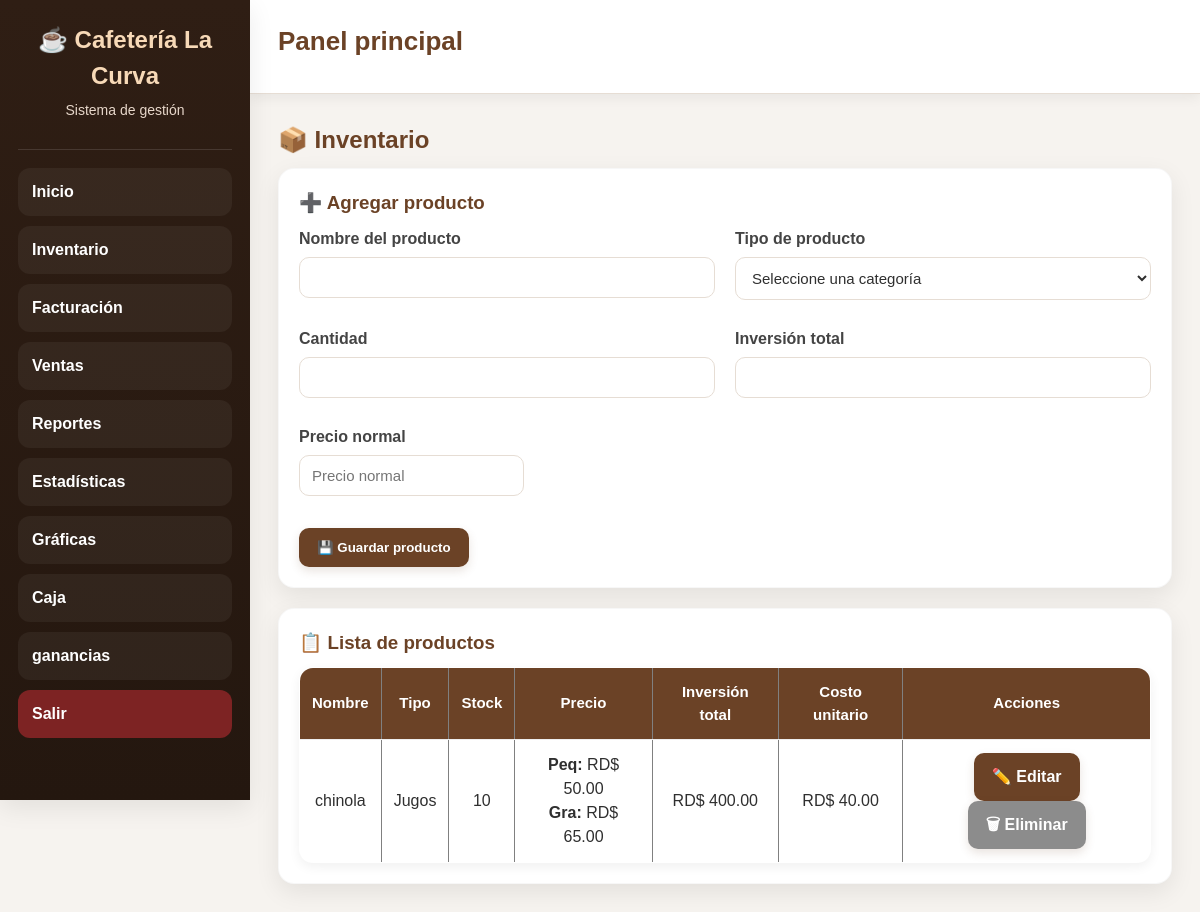
Page /productos (signed in) on the committed database.
### tables this page shows
CREATE TABLE productos(
            id INTEGER PRIMARY KEY AUTOINCREMENT,
            nombre TEXT UNIQUE,
            precio REAL DEFAULT 0,
            stock INTEGER DEFAULT 0,
            tipo TEXT DEFAULT 'General',
            precio_pequeno REAL DEFAULT 0,
            precio_grande REAL DEFAULT 0,
            inversion_total REAL DEFAULT 0,
            costo_unitario REAL DEFAULT 0
        );

### app.py (the view, shortened to what this page needs)
@app.route("/productos", methods=["GET", "POST"])
def productos():
    if "usuario" not in session:
        return redirect("/")
    conn = None
    mensaje = None
    tipo_mensaje = None
    try:
        conn = conectar_seguro()
        c = conn.cursor()
        ok = request.args.get("ok")
        error = request.args.get("error")
        if ok == "guardado":
            mensaje = "Producto agregado correctamente."
            tipo_mensaje = "ok"
        elif ok == "actualizado":
            mensaje = "El producto ya existía. Se actualizó y se sumó el stock."
            tipo_mensaje = "info"
        elif error:
            mensaje = error
            tipo_mensaje = "error"
        c.execute("SELECT * FROM productos ORDER BY tipo, nombre")
        productos = c.fetchall()
        return render_template(
            "productos.html",
            productos=productos,
            mensaje=mensaje,
            tipo_mensaje=tipo_mensaje
        )
    except Exception as e:
        return f"Error en productos: {e}"
    finally:
        if conn:
            conn.close()

### app.py (called while the page is built)
def conectar_seguro():
    conn = conectar()
    try:
        conn.execute("PRAGMA foreign_keys = ON")
    except Exception:
        pass
    return conn

@app.before_request
def proteger_rutas():
    if request.path.startswith("/static/"):
        return None
    rutas_libres = ["/"]
    if request.path not in rutas_libres and "usuario" not in session:
        return redirect("/")

### database.py (called while the page is built)
def conectar():
    database_url = os.getenv("DATABASE_URL")
    if database_url and psycopg2:
        conn = psycopg2.connect(database_url)
        conn.autocommit = False
        return ConnectionCompat(conn)
    conn = sqlite3.connect("cafeteria.db", timeout=30)
    conn.row_factory = sqlite3.Row
    return conn

### templates/productos.html (shortened to what this page needs)
{% extends "base.html" %}
{% block content %}
<h2>📦 Inventario</h2>
<div class="form-box">
    <h3>➕ Agregar producto</h3>
    <form method="POST" action="{{ url_for('productos') }}">
        <div class="fila">
            <div>
                <label for="nombre">Nombre del producto</label>
                <input type="text" id="nombre" name="nombre" required>
            </div>
            <div>
                <label for="tipo">Tipo de producto</label>
                <select id="tipo" name="tipo" required onchange="cambiarCamposPrecio()">
                    <option value="">Seleccione una categoría</option>
                </select>
            </div>
        </div>
        <div class="fila">
            <div>
                <label for="stock">Cantidad</label>
                <input type="number" id="stock" name="stock" min="1" required>
            </div>
            <div>
                <label for="inversion_total">Inversión total</label>
                <input type="number" id="inversion_total" name="inversion_total" step="0.01" min="0" required>
            </div>
        </div>
        <div id="precio_normal_box" class="fila">
            <div>
                <label for="precio">Precio normal</label>
                <input type="number" id="precio" name="precio" step="0.01" min="0" placeholder="Precio normal">
            </div>
        </div>
        <div class="acciones">
            <button type="submit">💾 Guardar producto</button>
        </div>
    </form>
</div>
<div class="tabla-box">
    <h3>📋 Lista de productos</h3>
    <div class="tabla-responsive">
        <table border="1">
            <thead>
                <tr>
                    <th>Nombre</th>
                    <th>Tipo</th>
                    <th>Stock</th>
                    <th>Precio</th>
                    <th>Inversión total</th>
                    <th>Costo unitario</th>
                    <th>Acciones</th>
                </tr>
            </thead>
            <tbody>
                {% if productos %}
                    {% for p in productos %}
                    <tr>
                        <td>{{ p[1] }}</td>
                        <td>{{ p[4] }}</td>
                        <td>
                            {% if p[3] <= 5 %}
                                <span class="stock-bajo">{{ p[3] }} ⚠️</span>
                            {% else %}
                                {{ p[3] }}
                            {% endif %}
                        </td>
                        <td>
                            {% if p[4] == "Jugos" %}
                                <strong>Peq:</strong> RD$ {{ "%.2f"|format(p[5] or 0) }}<br>
                                <strong>Gra:</strong> RD$ {{ "%.2f"|format(p[6] or 0) }}
                            {% else %}
                                RD$ {{ "%.2f"|format(p[2] or 0) }}
                            {% endif %}
                        </td>
                        <td>RD$ {{ "%.2f"|format(p[7] or 0) }}</td>
                        <td>RD$ {{ "%.2f"|format(p[8] or 0) }}</td>
                        <td class="acciones-tabla">
                            <a class="link-btn" href="{{ url_for('editar_producto', id=p[0]) }}">✏️ Editar</a>
                            <a class="link-btn sec"
                               href="{{ url_for('eliminar_producto', id=p[0]) }}"
                               onclick="return confirm('¿Seguro que deseas eliminar este producto?')">
                                🗑 Eliminar
                            </a>
                        </td>
                    </tr>
                    {% endfor %}
                {% else %}
                    <tr>
                        <td colspan="7">No hay productos registrados.</td>
                    </tr>
                {% endif %}
            </tbody>
        </table>
    </div>
</div>
{% endblock %}

### static/css/style.css (style rules this page uses)
:root { --principal:#6b4226; --principal-oscuro:#55331d; --secundario:#8b5e3c; --fondo:#f6f3ef; --blanco:#ffffff; --texto:#2f2f2f; --texto-suave:#6b7280; --suave:#fdf7f3; --borde:#e6ddd4; --exito:#1f7a37; --info:#1565c0; --alerta:#c62828; --advertencia:#8a6d1d; --sidebar:#2f1e14; --sidebar-hover:#4a2d1b; --sidebar-activo:#6b4226; --topbar:#ffffff; --sombra:0 8px 24px rgba(0,0,0,0.08); --sombra-suave:0 4px 12px rgba(0,0,0,0.06); --radio:16px; --radio-sm:10px; --ancho-sidebar:250px; --transicion:0.25s ease; }
* { box-sizing:border-box; margin:0; padding:0; }
html { scroll-behavior:smooth; }
body { font-family:Arial, sans-serif; background:var(--fondo); color:var(--texto); line-height:1.5; }
.card, .form-box, .tabla-box, .buscador, .filtro, .ticket, .factura-container, .login-box, .panel, .resumen-box, .box { background:var(--blanco); padding:20px; border-radius:var(--radio); box-shadow:var(--sombra); margin-bottom:20px; border:1px solid rgba(0,0,0,0.03); }
h1,h2,h3,h4 { color:var(--principal); margin-bottom:10px; }
a { text-decoration:none; color:var(--principal); }
.menu, .grid, .fila, .dashboard-grid, .resumen-grid { display:grid; gap:20px; }
.fila { grid-template-columns:repeat(auto-fit,minmax(220px,1fr)); margin-bottom:15px; }
label { display:block; margin-bottom:6px; font-weight:bold; color:#444; }
input, select, textarea { width:100%; padding:11px 12px; border:1px solid var(--borde); border-radius:10px; font-size:15px; background:#fff; color:var(--texto); transition:border-color var(--transicion), box-shadow var(--transicion), background var(--transicion); margin-bottom:12px; }
button, .btn, .link-btn { display:inline-flex; align-items:center; justify-content:center; gap:8px; background:var(--principal); color:var(--blanco); border:none; padding:12px 18px; border-radius:10px; cursor:pointer; font-weight:bold; transition:background var(--transicion), transform var(--transicion), box-shadow var(--transicion); box-shadow:0 4px 10px rgba(107,66,38,0.15); }
.link-btn.sec, .btn-sec { background:#8c8c8c; }
.acciones { margin-top:20px; display:flex; gap:10px; flex-wrap:wrap; }
table { width:100%; border-collapse:collapse; background:var(--blanco); border-radius:14px; overflow:hidden; box-shadow:var(--sombra-suave); }
th, td { padding:13px 12px; border-bottom:1px solid #eee; text-align:center; }
th { background:var(--principal); color:var(--blanco); font-size:15px; }

### rows in the picture
productos: nombre "chinola", tipo "Jugos", stock "10", precio_pequeno "50.00", precio_grande "65.00", inversion_total "400.00", costo_unitario "40.00"
